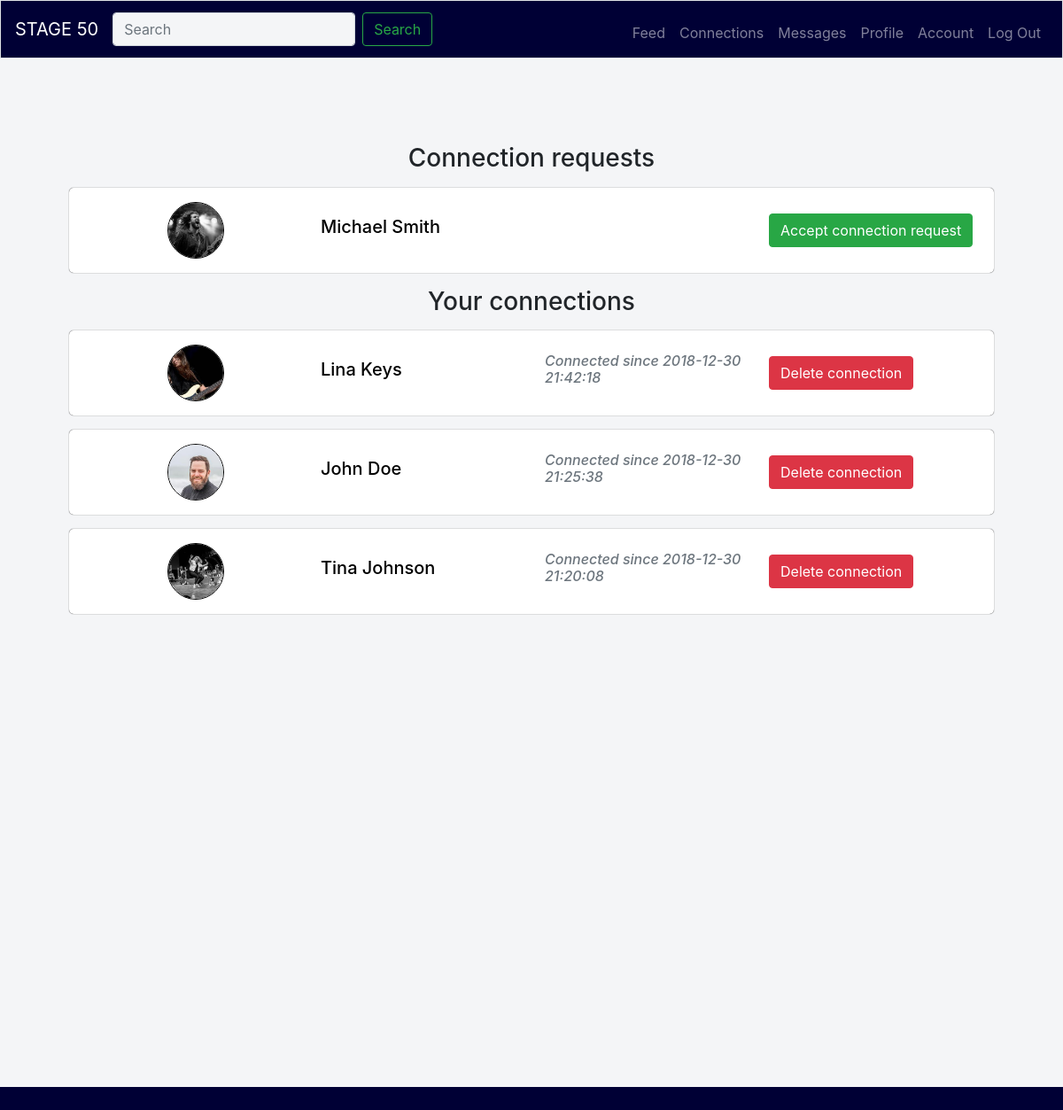
The app's page /connections (signed in) with its own data.
### tables this page shows
CREATE TABLE 'users' (
    'id' integer PRIMARY KEY AUTOINCREMENT NOT NULL,
    'first' varchar(100) NOT NULL,
    'last' varchar(100) NOT NULL,
    'email' varchar(100) NOT NULL UNIQUE,
    'hash' text NOT NULL,
    'created_at' datetime NOT NULL
);

CREATE TABLE 'connections' (
    'id' integer PRIMARY KEY AUTOINCREMENT NOT NULL,
    'sender_id' integer NOT NULL REFERENCES users(id),
    'receiver_id' integer NOT NULL REFERENCES users(id),
    'date_sent' datetime NOT NULL,
    'is_accepted' integer NOT NULL DEFAULT 0,
    'connection_date' datetime
);

### application.py (the view)
@app.route("/connections")
@login_required
def connections():
    connections = get_all_connections(conn, session["user_id"])
    accepted_connections = []
    connection_requests = []
    for connection in connections:
        if connection["is_accepted"]:
            accepted_connections.append(connection)
        else:
            connection_requests.append(connection)
    return render_template("connections.html", connections=accepted_connections, requests=connection_requests)

### application.py (called while the page is built)
@app.after_request
def after_request(response):
    response.headers["Cache-Control"] = "no-cache, no-store, must-revalidate"
    response.headers["Expires"] = 0
    response.headers["Pragma"] = "no-cache"
    return response

### helpers.py (called while the page is built)
def login_required(f):
    @wraps(f)
    def decorated_function(*args, **kwargs):
        if session.get("user_id") is None:
            return redirect("/login")
        return f(*args, **kwargs)
    return decorated_function

def get_user_profile(conn, userid):
    cursor = conn.execute("""SELECT users.*, profiles.*
                        FROM users
                        JOIN profiles ON users.id = profiles.id
                        WHERE users.id=?""",
                        (userid,))
    row = cursor.fetchone()
    if row is None:
        flash("Failed to load requested profile.", "danger")
        return redirect("/feed")
    user = {}
    user["id"] = row[0]
    user["first"] = row[1]
    user["last"] = row[2]
    user["email"] = row[3]
    user["hash"] = row[4]
    user["created_at"] = row[5]
    user["picture"] = get_picture_path(row[7])
    user["gender"] = row[8]
    user["birth"] = row[9]
    user["bio"] = row[10]
    user["updated_at"] = row[11]
    return user

def get_picture_path(picture_name):
    picture_path = os.path.join('static/profile_pics', picture_name)
    return picture_path

### templates/connections.html (shortened to what this page needs)
{% extends "layout.html" %}
{% block styles %}
    {{ super() }}
{% endblock %}
{% block navbar %}
    {{ super() }}
{% endblock %}
{% block main %}
    {% if requests %}
        <h3 class="form-group">Connection requests</h3>
    {% endif %}
    {% for request in requests %}
    <div class="connection row">
        <div class="col-md-3">
            <img class="round-small-pic" src="/{{ request.other_user_picture }}" alt="{{ request.other_user_first }} {{ request.other_user_last }}"/>
        </div>
        <div class="connection-data col-md-3">
            <a class="connection-name" href="/profile/{{ request.other_user_id }}"><h5>{{ request.other_user_first }} {{ request.other_user_last }}</h5></a>
        </div>
        <div class="connection-data col-md-3"></div>
        <div class="connection-data col-md-3">
            {% if session.user_id == request.sender_id %}
            <span class="btn btn-secondary">Connection request sent</span>
            {% else %}
            <a class="btn btn-success" href="/connections/{{ request.other_user_id }}/accept">Accept connection request</a>
            {% endif %}
        </div>
    </div>
    {% endfor %}
    <h3 class="form-group">Your connections</h3>
    {% for connection in connections %}
    <div class="connection row">
        <div class="col-md-3">
            <img class="round-small-pic" src="/{{ connection.other_user_picture }}" alt="{{ connection.other_user_first }} {{ connection.other_user_last }}"/>
        </div>
        <div class="connection-data col-md-3">
            <a class="connection-name" href="/profile/{{ connection.other_user_id }}"><h5>{{ connection.other_user_first }} {{ connection.other_user_last }}</h5></a>
        </div>
        <div class="connection-data col-md-3">
            <h6 class="text-muted"><em>Connected since {{ connection.date_connected}}</em></h6>
        </div>
        <div class="connection-data col-md-3">
            <a class="btn btn-md btn-danger" href="/connections/{{ connection.id }}/delete">Delete connection</a>
        </div>
    </div>
    {% endfor %}
{% endblock %}

### static/styles.css (style rules this page uses)
html, body { height: 100%; width: 100%; min-height: 100%; background-color: #f4f5f7; }
.round-big-pic, .round-medium-pic, .round-small-pic { overflow: hidden; border: 1px solid black; border-radius: 50%; }
.round-small-pic { height: 4rem; width: 4rem; }
.connection { background-color: #fff; margin: 1rem auto; padding: 1rem; box-shadow: 0 0 1px black; border-radius: 5px; align-items: center; }
.connection-data { text-align: left }
a.connection-name { font-size: 1.3rem; color: black; }

### records on screen
users: other_user_first "Michael", other_user_last "Smith"
users: other_user_first "Lina", other_user_last "Keys"
connections: date_connected "2018-12-30 21:42:18"
users: other_user_first "John", other_user_last "Doe"
connections: date_connected "2018-12-30 21:25:38"
users: other_user_first "Tina", other_user_last "Johnson"
connections: date_connected "2018-12-30 21:20:08"
